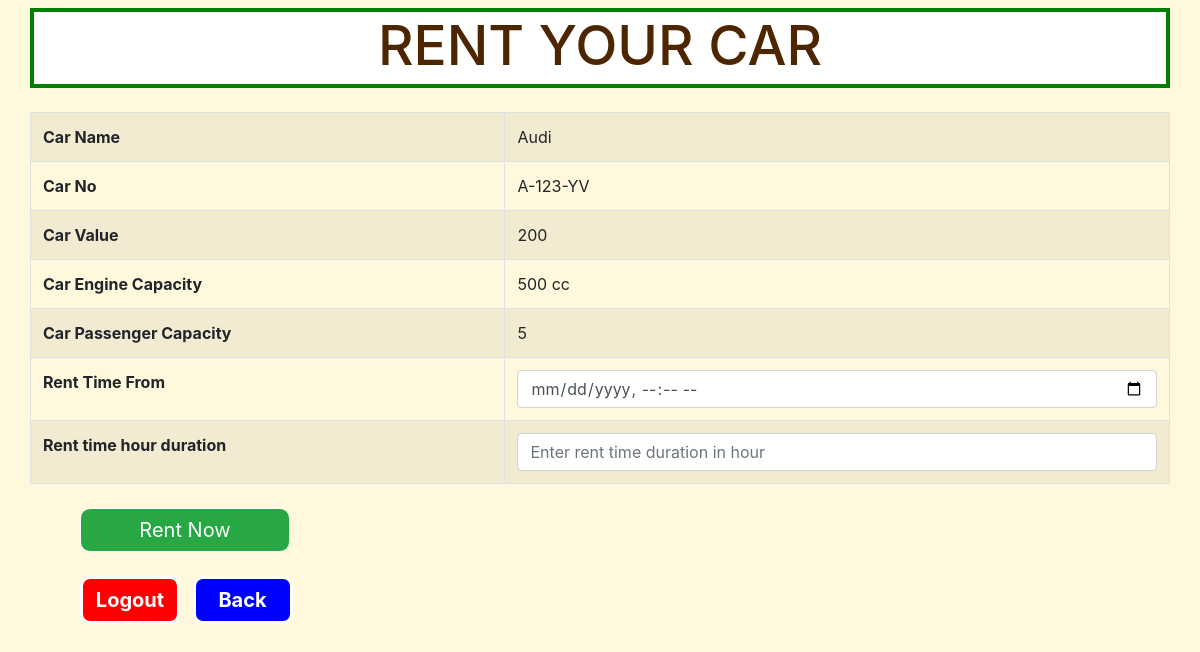
The page /rent.php?id=11 on the database its author committed.
### tables this page shows
CREATE TABLE `add_car` (
  `id` int(10) NOT NULL,
  `carname` varchar(250) NOT NULL,
  `carno` varchar(250) NOT NULL,
  `carvalue` varchar(250) NOT NULL,
  `ecapacity` varchar(250) NOT NULL,
  `pcapacity` varchar(250) NOT NULL
);

### rent.php (the view, shortened to what this page needs)
<?php
include('connect.php');
$id=$_GET['id'];
$sql="SELECT* FROM add_car WHERE id=$id";
$result=mysqli_query($conn,$sql);
$row=mysqli_fetch_assoc($result);
 ?>
<!DOCTYPE html>
<html>
<head>
	<link rel="stylesheet" href="css/bootstrap.min.css">
	<link rel="stylesheet" href="css/all.min.css">
	<link rel="stylesheet" href="css/fontawesome.min.css">
</head>
<body>
<div class="container-fluid">
	<div class="row mx-auto">
		<div class="col-md-12">
			<div class="header bg-white mt-2" style="height:80px;border:4px  solid green; ">
					<h1 class="text-center text-uppercase" style="color:#4d2600;font-size: 55px ">Rent Your Car</h1>
			</div>
			<table class="table table-bordered table-striped mt-4">
				<tr>
					<th>Car Name</th>
					<td><?=$row['carname']?></td>
				</tr>
				<tr>
					<th>Car No</th>
					<td><?=$row['carno']?></td>
				</tr>
				<tr>
					<th>Car Value</th>
					<td><?=$row['carvalue']?></td>
				</tr>
				<tr>
					<th>Car Engine Capacity</th>
					<td><?=$row['ecapacity']?></td>
				</tr>
				<tr>
					<th>Car Passenger Capacity</th>
					<td><?=$row['pcapacity']?></td>
				</tr>
				<form action="confirm_rent.php" method="post">
					<tr>
					<th>Rent Time From</th>
					<td> <input class="form-control" type="datetime-local" name="time1" placeholder="yyyy-mm-dd hh-mm"> </td>
				</tr>
				<tr>
					<th>Rent time hour duration</th>
					<td><input class="form-control" type="text" name="hour" placeholder="Enter rent time duration in hour"></td>
				</tr>
			</table>
			<input class="btn btn-success mt-2"style="border:1px  solid white; width: 210px; border-radius: 10px 10px 10px 10px; font-size: 20px; margin-left: 50px" type="submit" value="Rent Now">
				<div class="mt-4">
				<a class="btn btn-info " href="logout.php" style="background-color: red;border:3px  solid white; width:100px; margin-left: 50px;  border-radius: 10px 10px 10px 10px; "><span class="" style="font-size: 20px;font-weight:bold;color:white;">Logout</span></a>
				<a class="btn btn-info ml-2" href="user_car_view.php" style="background-color: blue;border:3px  solid white; width:100px;  border-radius: 10px 10px 10px 10px; "><span class="" style="font-size: 20px;font-weight:bold;color:white;">Back</span></a>
			</div>
	    </div>
	</div>
</div>
</body>
</html>

### rent.php (style rules this page uses)
body { background-color: #FFF8DC; }

### rows shown on the page
add_car: carname "Audi", carno "A-123-YV", carvalue "200", ecapacity "500 cc", pcapacity "5"
